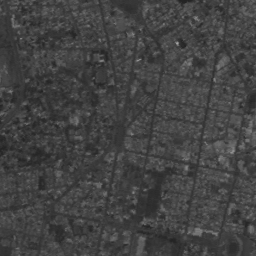
#> input picture Images/QUITO.png, 256 x 256 px, found by its file name
$ jupyter execute Taller2.ipynb
#> lines starting #> are read from the running program, lines starting #| are printed output that depends on the picture; after the words box and inside, x2 and y2 are one past the last pixel; in counts of white or black regions, pixels touching at a corner belong together
[cell 1]
# Imports
import cv2
import matplotlib.pyplot as plt
import numpy as np
from skimage import exposure

# **Calibración del histograma (o expansión del contraste)**

# **Ecualización del histograma**

[cell 2]
quito = cv2.imread('images/QUITO.png', cv2.IMREAD_GRAYSCALE)
#> quito is the input picture: shape (256, 256); min 35, max 166, mean 66.3
plt.imshow(quito, cmap='gray', vmin=0, vmax=255)
plt.show()

[cell 3]
quitoHist = cv2.calcHist([quito], [0], None, [256], [0, 256])
#> quitoHist = 256 values, max 2369 at index 62, min 0 at index 0, mean 256
plt.plot(quitoHist)
plt.show()
#> figure, not shown here; curve peaks at x = 62, y = 2369

[cell 4]
quitoEciqualized = cv2.equalizeHist(quito)
plt.imshow(quitoEciqualized, cmap='gray', vmin=0, vmax=255)
plt.show()

[cell 5]
histQuitoEcualized = cv2.calcHist([quitoEciqualized], [0], None, [256], [0, 256])
#> histQuitoEcualized = 256 values, max 2369 at index 107, min 0 at index 6, mean 256
plt.plot(histQuitoEcualized)
plt.show()
#> figure, not shown here; curve peaks at x = 107, y = 2369

 **¿a qué se debe la discontinuidad del histograma ecualizado?**

[cell 6]
quitoEciqualized2 = cv2.equalizeHist(quitoEciqualized)
plt.imshow(quitoEciqualized2, cmap='gray', vmin=0, vmax=255)
plt.show()

[cell 7]
histQuitoEcualized2 = cv2.calcHist([quitoEciqualized2], [0], None, [256], [0, 256])
#> histQuitoEcualized2 = 256 values, max 2369 at index 107, min 0 at index 4, mean 256
plt.plot(histQuitoEcualized2)
plt.show()
#> figure, not shown here; curve peaks at x = 107, y = 2369

**¿Qué pasa? ¿Por qué?**

[cell 8]
baboon = cv2.imread('images/BABOON.png', cv2.IMREAD_GRAYSCALE)
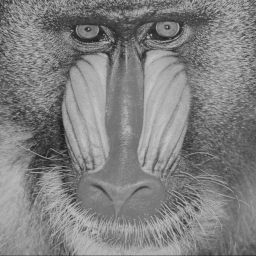
#> input picture Images/BABOON.png, 256 x 256 px, found by its file name
#> baboon is the input picture: shape (256, 256); min 27, max 198, mean 128.7
plt.imshow(baboon, cmap='gray', vmin=0, vmax=255)
plt.show()

[cell 9]
baboonHist = cv2.calcHist([baboon], [0], None, [256], [0, 256])
#> baboonHist = 256 values, max 907 at index 121, min 0 at index 0, mean 256
plt.plot(baboonHist)
plt.show()
#> figure, not shown here; curve peaks at x = 121, y = 907

[cell 10]
baboonEqualized = cv2.equalizeHist(baboon)
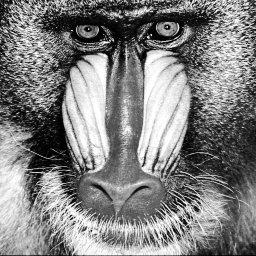
#> baboonEqualized: shape (256, 256); min 0, max 255, mean 128.6
plt.imshow(baboonEqualized, cmap='gray', vmin=0, vmax=255)
plt.show()

[cell 11]
histBaboonEqualized = cv2.calcHist([baboonEqualized], [0], None, [256], [0, 256])
#> histBaboonEqualized = 256 values, max 907 at index 102, min 0 at index 27, mean 256
plt.plot(histBaboonEqualized)
plt.show()
#> figure, not shown here; curve peaks at x = 102, y = 907

[cell 12]
baboonEqualized2 = cv2.equalizeHist(baboonEqualized)
plt.imshow(baboonEqualized2, cmap='gray', vmin=0, vmax=255)
plt.show()

[cell 13]
histBaboonEqualized2 = cv2.calcHist([baboonEqualized2], [0], None, [256], [0, 256])
#> histBaboonEqualized2 = 256 values, max 907 at index 102, min 0 at index 10, mean 256
plt.plot(histBaboonEqualized2)
plt.show()
#> figure, not shown here; curve peaks at x = 102, y = 907

**¿Cómo es el resultado de esta transformación comparado con la ecualización de la imagen precedente (quito.png)? ¿Por qué?**

# **Comparación entre diferentes transformaciones del histograma**

[cell 14]
bougies = cv2.imread('images/BOUGIES.png', cv2.IMREAD_GRAYSCALE)
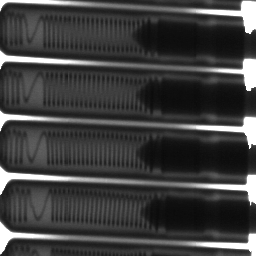
#> input picture Images/BOUGIES.png, 256 x 256 px, found by its file name
#> bougies is the input picture: shape (256, 256); min 10, max 255, mean 63.2
plt.imshow(bougies, vmin=0, vmax=255, cmap='gray')
plt.show()

[cell 15]
hist = cv2.calcHist([bougies],[0],None,[256],[0,256])
#> hist = 256 values, max 3417 at index 255, min 0 at index 0, mean 256
plt.plot(hist)
plt.show()
#> figure, not shown here; curve peaks at x = 255, y = 3417
miniomo = np.min(bougies)
#> miniomo = 10
maxiomo = np.max(bougies)
#> maxiomo = 255
print(f'Mínimo: {miniomo}, Máximo: {maxiomo}')
#| Mínimo: 10, Máximo: 255

[cell 16]
bougieRescaled = exposure.rescale_intensity(bougies, in_range=(10,255), out_range=(0,255))
bougieRescaled = bougieRescaled.astype(np.uint8)
plt.imshow(bougieRescaled, vmin=0, vmax=255, cmap='gray')
plt.show()

[cell 17]
hist = cv2.calcHist([bougieRescaled],[0],None,[256],[0,256])
#> hist = 256 values, max 3417 at index 255, min 0 at index 25, mean 256
plt.plot(hist)
plt.show()
#> figure, not shown here; curve peaks at x = 255, y = 3417

## **¿A qué se debe este resultado?**

**Respuesta**

[cell 18]
bougieEcualizado = cv2.equalizeHist(bougies)
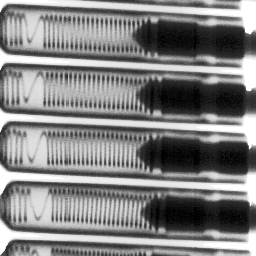
#> bougieEcualizado: shape (256, 256); min 0, max 255, mean 129.4
plt.imshow(bougieEcualizado, vmin=0, vmax=255, cmap='gray')
plt.show()

[cell 19]
histBougieEcualizado = cv2.calcHist([bougieEcualizado],[0],None,[256],[0,256])
#> histBougieEcualizado = 256 values, max 3417 at index 255, min 0 at index 1, mean 256
plt.plot(histBougieEcualizado)
plt.show()
#> figure, not shown here; curve peaks at x = 255, y = 3417

**Compare las imágenes resultado de la expansión (punto anterior) y de la ecualización (resultado actual), junto con sus histogramas. Comente sus observaciones.**

## **Comparacion**

[cell 20]
bougieLog = np.zeros(bougies.shape)

for i in range(bougies.shape[0]):
    for j in range(bougies.shape[1]):
        bougieLog[i,j] = np.log1p(bougies[i,j] + 1)

bougieMultiply = cv2.multiply(bougieLog, 46)
bougieMultiply = bougieMultiply.astype(np.uint8)
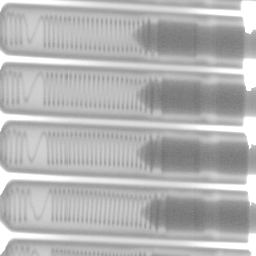
#> bougieMultiply: shape (256, 256); min 114, max 255, mean 180.4

plt.imshow(bougieMultiply, vmin=0, vmax=255, cmap='gray')
plt.show()

**Responder**
¿Por qué es necesario multiplicar la imagen de salida por un factor?

[cell 21]
histBougieMulty = cv2.calcHist([bougieMultiply],[0],None,[256],[0,256])
#> histBougieMulty = 256 values, max 3424 at index 255, min 0 at index 0, mean 256
plt.plot(histBougieMulty)
#> figure, not shown here; curve peaks at x = 255, y = 3424

**¿Cómo es el histograma resultado?**

[cell 22]
#Crear el histograma normal con forma de campana
L = 256
x = np.arange(L)

mu = 128 # media
sigma = 25 # desviación
hist_normal = np.exp(-0.5 * ((x - mu) / sigma)**2)
hist_normal = hist_normal / hist_normal.sum() # normalizar a suma 1
plt.plot(x, hist_normal)
#> figure, not shown here; curve peaks at x = 128, y = 0.016

[cell 23]
# Especificacion del histograma

N, M = bougies.shape
#> N = 256; M = 256
#Generamos la distribución acumulativa del histograma
cdf = np.cumsum(hist_normal)
#Generamos un arreglo con valores aleatorios según la distribución
pixel_values  = np.interp(np.random.rand(N*M), cdf, range(0,L))
#Convertimos el arreglo en una imagen.
i_to_match= pixel_values.reshape(N,M).astype(np.uint8)
matched_image = exposure.match_histograms(bougies, i_to_match)
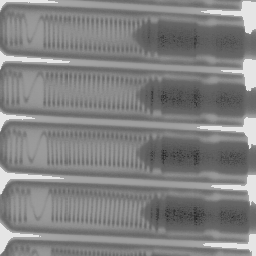
#> matched_image: shape (256, 256) float64; min 40.33, max 229, mean 129.7

[cell 24]
matched_image = matched_image.astype(np.uint8)
plt.imshow(matched_image, vmin=0, vmax=255, cmap='gray')
plt.show()

[cell 25]
histMatched = cv2.calcHist([matched_image],[0],None,[256],[0,256])
#> histMatched = 256 values, max 3417 at index 229, min 0 at index 0, mean 256
plt.plot(histMatched)
#> figure, not shown here; curve peaks at x = 229, y = 3417

**Observaciones sobre los histogrmas**

**Haga una comparación entre los tipos de transformaciones ¿Qué impactos tiene cada una? ¿Cómo  pueden ser usadas en el ámbito de mejoramiento de la calidad de la imagen?**

# **Umbralización simple**

[cell 26]
muscle = cv2.imread('images/MUSCLE.png', cv2.IMREAD_GRAYSCALE)
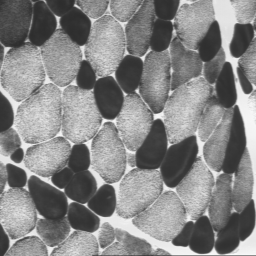
#> input picture Images/MUSCLE.png, 256 x 256 px, found by its file name
#> muscle is the input picture: shape (256, 256); min 44, max 249, mean 133.1
plt.imshow(muscle, vmin=0, vmax=255, cmap='gray')
plt.show()

[cell 27]
muscleHist = cv2.calcHist([muscle], [0], None, [256], [0, 256])
#> muscleHist = 256 values, max 1174 at index 57, min 0 at index 0, mean 256
plt.plot(muscleHist)
plt.show()
#> figure, not shown here; curve peaks at x = 57, y = 1174
np.min(muscle), np.max(muscle)
print(f'Mínimo: {np.min(muscle)}, Máximo: {np.max(muscle)}')
#| Mínimo: 44, Máximo: 249

**¿Cuál es este valor?**

El valor escogido es 90, debido a que en el histograma se distinguen dos regiones principales: un pico pronunciado en intensidades bajas entre 50 y 60 aproximadamente, asociado a las fibras más oscuras, y una distribución más elevada en intensidades altas entre 120 y 200 aproximadamente, correspondiente a las fibras más claras y el fondo. Entre ambos grupos aparece un “valle” donde la frecuencia de píxeles disminuye notablemente, aproximadamente entre 80 y 100. Por lo tanto, seleccionar 90, ubicado en esa zona de mínima superposición, permite separar mejor las fibras negras de las blancas, reduciendo la cantidad de píxeles ambiguos que podrían clasificarse incorrectamente.

[cell 28]
muscleRescaled = exposure.rescale_intensity(muscle, in_range=(90,91), out_range=(0,255))
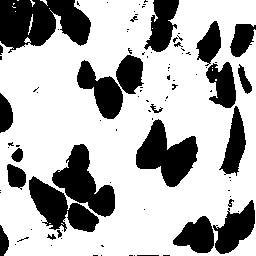
#> muscleRescaled: shape (256, 256) float64; 69.8% white; 95 black regions (69 under 20 px), largest, box (x1, y1, x2, y2) and area: (0, 0, 91, 53) 3396, (136, 119, 198, 187) 2258, (52, 144, 115, 217) 2143
muscleRescaled = muscleRescaled.astype(np.uint8)
plt.imshow(muscleRescaled, vmin=0, vmax=255, cmap='gray')
plt.show()

[cell 29]
histMuscleRescaled = cv2.calcHist([muscleRescaled], [0], None, [256], [0, 256])
#> histMuscleRescaled = 256 values, max 45717 at index 255, min 0 at index 1, mean 256
plt.plot(histMuscleRescaled)
plt.show()
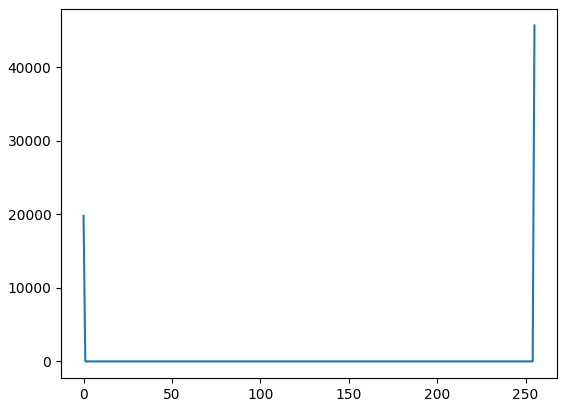
#> figure drawn by matplotlib, 1 panel; curve peaks at x = 255, y = 45717

**¿Cuál es su conclusión?**

[cell 30]
muscleRescaled2 = cv2.threshold(muscle, 90, 255, cv2.THRESH_BINARY)
plt.imshow(muscleRescaled2[1], vmin=0, vmax=255, cmap='gray')
plt.show()
print(muscleRescaled2[0])
#| 90.0

[cell 31]
histMuscleRescaled2 = cv2.calcHist([muscleRescaled2[1]], [0], None, [256], [0, 256])
#> histMuscleRescaled2 has the same summary as histMuscleRescaled
plt.plot(histMuscleRescaled2)
plt.show()

[cell 32]
T, otsu = cv2.threshold(muscle, 0, 255, cv2.THRESH_BINARY + cv2.THRESH_OTSU)
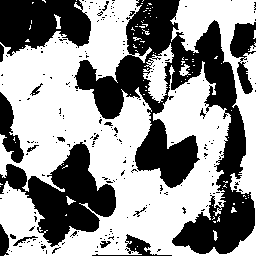
#> otsu: shape (256, 256); 57.7% white; 219 black regions (201 under 20 px), largest, box (x1, y1, x2, y2) and area: (74, 0, 255, 254) 15191, (0, 142, 116, 247) 5359, (0, 0, 91, 56) 3732
#> T = 125
print(f'Valor de umbral encontrado por Otsu: {T}')
#| Valor de umbral encontrado por Otsu: 125.0
plt.imshow(otsu, vmin=0, vmax=255, cmap='gray')
plt.show()
